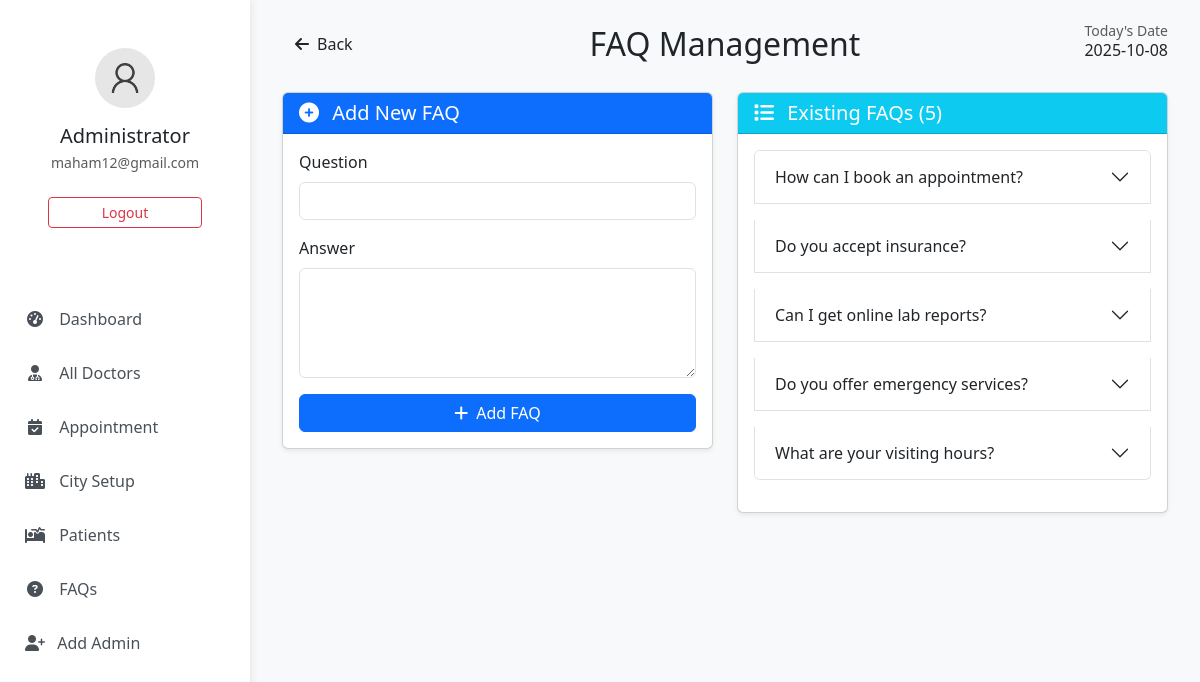
The page /admin/faq.php (signed in) on the database its author committed.
### tables this page shows
CREATE TABLE `faqs` (
  `id` int(11) NOT NULL,
  `question` varchar(225) NOT NULL,
  `answer` varchar(225) NOT NULL
);

### admin/faq.php (the view, shortened to what this page needs)
<?php
include("../connection.php");
$faqs = [];
$result = mysqli_query($con, "SELECT * FROM faqs ORDER BY id DESC");
if ($result && mysqli_num_rows($result) > 0) {
    while ($row = mysqli_fetch_assoc($result)) {
        $faqs[] = $row;
    }
}
$edit_mode = false;
$edit_question = '';
$edit_answer = '';
?>
<!DOCTYPE html>
<html lang="en">
<head>
    <link rel="stylesheet" href="https://cdnjs.cloudflare.com/ajax/libs/font-awesome/6.4.0/css/all.min.css">
    <link href="https://cdn.jsdelivr.net/npm/bootstrap@5.3.2/dist/css/bootstrap.min.css" rel="stylesheet">
</head>
<body>
    <?php include 'sidebar.php'; ?>
    <div class="dash-body animate-fade">
        <div class="container-fluid">
            <div class="row mb-4">
                <div class="col-12">
                    <div class="d-flex justify-content-between align-items-center">
                        <button onclick="window.history.back()" class="btn btn-soft-primary">
                            <i class="fas fa-arrow-left me-2"></i>Back
                        </button>
                        <h2 class="mb-0 text-center">FAQ Management</h2>
                        <div class="mobile-hidden">
                            <p class="mb-0 small text-muted">Today's Date</p>
                            <h6><?php date_default_timezone_set('Asia/Kolkata'); echo date('Y-m-d'); ?></h6>
                        </div>
                    </div>
                </div>
            </div>
            <div class="row">
                <div class="col-lg-6 mb-4">
                    <div class="card shadow-sm">
                        <div class="card-header <?php echo $edit_mode ? 'bg-warning' : 'bg-primary'; ?> text-white">
                            <h5 class="card-title mb-0">
                                <i class="fas <?php echo $edit_mode ? 'fa-edit' : 'fa-plus-circle'; ?> me-2"></i>
                                <?php echo $edit_mode ? 'Update FAQ' : 'Add New FAQ'; ?>
                            </h5>
                        </div>
                        <div class="card-body">
                            <form method="POST" action="">
                                <div class="mb-3">
                                    <label for="question" class="form-label">Question</label>
                                    <input type="text" class="form-control" id="question" name="question"
                                           value="<?php echo $edit_mode ? $edit_question : ''; ?>" required>
                                </div>
                                <div class="mb-3">
                                    <label for="answer" class="form-label">Answer</label>
                                    <textarea class="form-control" id="answer" name="answer" rows="4" required><?php echo $edit_mode ? $edit_answer : ''; ?></textarea>
                                </div>
                                <div class="d-grid">
                                    <?php if ($edit_mode): ?>
                                        <button type="submit" name="update_faq" class="btn btn-warning">
                                            <i class="fas fa-save me-2"></i>Update FAQ
                                        </button>
                                        <a href="faq.php" class="btn btn-secondary mt-2">
                                            <i class="fas fa-times me-2"></i>Cancel Edit
                                        </a>
                                    <?php else: ?>
                                        <button type="submit" name="add_faq" class="btn btn-primary">
                                            <i class="fas fa-plus me-2"></i>Add FAQ
                                        </button>
                                    <?php endif; ?>
                                </div>
                            </form>
                        </div>
                    </div>
                </div>
                <div class="col-lg-6">
                    <div class="card shadow-sm">
                        <div class="card-header bg-info text-white">
                            <h5 class="card-title mb-0">
                                <i class="fas fa-list me-2"></i>
                                Existing FAQs (<?php echo count($faqs); ?>)
                            </h5>
                        </div>
                        <div class="card-body">
                            <?php if (count($faqs) > 0): ?>
                                <div class="accordion" id="faqAccordion">
                                    <?php foreach ($faqs as $index => $faq): ?>
                                        <div class="accordion-item faq-item mb-3">
                                            <h2 class="accordion-header" id="heading<?php echo $faq['id']; ?>">
                                                <button class="accordion-button collapsed" type="button"
                                                        data-bs-toggle="collapse"
                                                        data-bs-target="#collapse<?php echo $faq['id']; ?>"
                                                        aria-expanded="false"
                                                        aria-controls="collapse<?php echo $faq['id']; ?>">
                                                    <?php echo htmlspecialchars($faq['question']); ?>
                                                </button>
                                            </h2>
                                        </div>
                                    <?php endforeach; ?>
                                </div>
                            <?php endif; ?>
                        </div>
                    </div>
                </div>
            </div>
        </div>
    </div>
</body>
</html>

### admin/faq.php (style rules this page uses)
:root { --primary-blue: #0d6efd; --blue-hover: #0b5ed7; --light-blue: #e7f1ff; --primary-red: #dc3545; --red-hover: #bb2d3b; --sidebar-width: 250px; }
.dash-body { padding: 20px; margin-left: var(--sidebar-width); transition: all 0.3s ease; }
.btn-soft-primary { background-color: var(--light-blue); color: var(--primary-blue); border: 1px solid var(--primary-blue); }
.faq-item { border-left: 4px solid var(--primary-blue); transition: all 0.3s ease; }

### admin/sidebar.php (style rules this page uses)
:root { --primary-blue: #0d6efd; --blue-hover: #0b5ed7; --light-blue: #e7f1ff; --primary-red: #dc3545; --red-hover: #bb2d3b; --sidebar-width: 250px; }
body { font-family: 'Segoe UI', Tahoma, Geneva, Verdana, sans-serif; background-color: #f8f9fa; padding-bottom: 70px; }
.animate-fade { animation: fadeIn 0.5s ease-out; }

### rows shown on the page
faqs: question "How can I book an appointment?"
faqs: question "Do you accept insurance?"
faqs: question "Can I get online lab reports?"
faqs: question "Do you offer emergency services?"
faqs: question "What are your visiting hours?"

### other values the page prints
$_SESSION['email'] "maham12@gmail.com"
count($faqs) "5"
